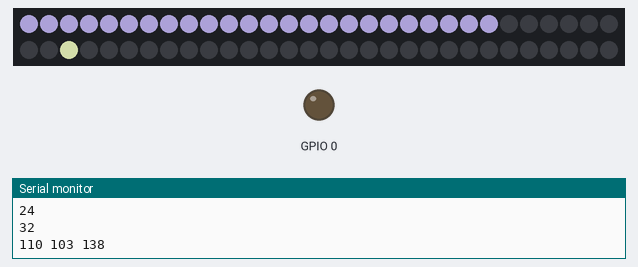
Bench run of a sketch on a simulated ESP8266 (NodeMCU). On the bench: 60 RGB LEDs in strip order, left to right, continuing on the next row, output pins drawn as LEDs (lit = HIGH), the last lines printed to the serial monitor. Dim RGB values are drawn brighter than linear; WiFi joins after 1.5 s; servers stay silent unless stated; network time is answered at once with the bench clock; the local clock reads 2024-03-15 10:24:30 at power-on unless the sketch sets it.

Above: at 1.7 s.
At 38.7 s:
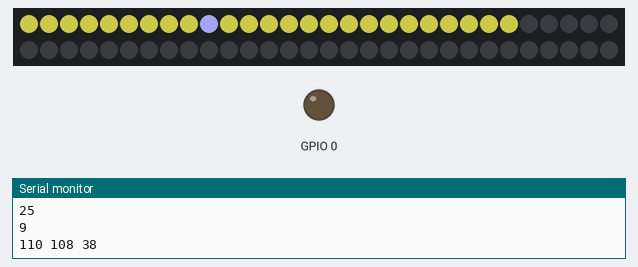

The sketch:

arduino-strand-clock.ino
```cpp
/*
 *  Simple HTTP get webclient test
 */
#include <Adafruit_NeoPixel.h>
#ifdef __AVR__
  #include <avr/power.h>
#endif

#include <ESP8266WiFi.h>
#include <WiFiUdp.h>
#include <NTPClient.h>

#define PIN 15


// Parameter 1 = number of pixels in strip
// Parameter 2 = Arduino pin number (most are valid)
// Parameter 3 = pixel type flags, add together as needed:
//   NEO_KHZ800  800 KHz bitstream (most NeoPixel products w/WS2812 LEDs)
//   NEO_KHZ400  400 KHz (classic 'v1' (not v2) FLORA pixels, WS2811 drivers)
//   NEO_GRB     Pixels are wired for GRB bitstream (most NeoPixel products)
//   NEO_RGB     Pixels are wired for RGB bitstream (v1 FLORA pixels, not v2)
//   NEO_RGBW    Pixels are wired for RGBW bitstream (NeoPixel RGBW products)
Adafruit_NeoPixel strip = Adafruit_NeoPixel(60, PIN, NEO_GRB + NEO_KHZ800);

const char* ssid     = "";
const char* password = "";

// NTP Configuration
const char*   ntpServer   = "time.nist.gov";
const int8_t  ntpOffset   = -5; // hours
const uint8_t ntpInterval = 5; // minutes

const float minuteMult = 4.32;
const float secondMult = 4.32;
const float hourMult = 11.08;

// ESP8266 microseconds of compensation per sleep-cycle minute
const uint16_t espOffset  = 2000000; // microseconds

// Struct to store ESP8266 rst_info
struct rst_info {
  uint32 reason;
  uint32 exccause;
  uint32 epc1;
  uint32 epc2;
  uint32 epc3;
  uint32 excvaddr;
  uint32 depc;
} *rsti;

struct {
  uint8_t hours;
  uint8_t minutes;
  uint8_t seconds;
  uint8_t nextNtp;
} timeStruct;

struct {
  uint8_t r;
  uint8_t g;
  uint8_t b;
} colorStruct;

long currentTime;
long lastTime;
long difference;
uint16_t elapsedSeconds;

void syncTime() {
  Serial.println("Syncing Time...");
  elapsedSeconds = 0;
  WiFiUDP udp;
  NTPClient timeClient(udp, ntpServer, ntpOffset * 3600);
  timeClient.begin();
  while (!timeClient.update()) yield();
    timeStruct.hours = timeClient.getHours();
    timeStruct.minutes = timeClient.getMinutes();
    timeStruct.seconds = timeClient.getSeconds();
  Serial.println(timeClient.getFormattedTime());
  timeStruct.nextNtp = ntpInterval;
  Serial.println("done");
  Serial.println();
}

void setup() {
  strip.begin();
  strip.show(); // Initialize all pixels to 'off'
  pinMode(0, OUTPUT);
  Serial.begin(115200);
  delay(100);

  // We start by connecting to a WiFi network

  Serial.println();
  Serial.println();
  Serial.print("Connecting to ");
  Serial.println(ssid);

  WiFi.begin(ssid, password);

  while (WiFi.status() != WL_CONNECTED) {
    delay(500);
    Serial.print(".");
  }

  Serial.println("");
  Serial.println("WiFi connected");
  Serial.println("IP address: ");
  Serial.println(WiFi.localIP());
  syncTime();
}

int value = 0;

void loop() {
  timeStruct.seconds++;
  if (timeStruct.seconds==60){
    timeStruct.seconds = 0;
    timeStruct.minutes++;
  }
  if (timeStruct.minutes==60){
    timeStruct.minutes = 0;
    timeStruct.hours++;
  }
  colorStruct.r = timeStruct.hours * hourMult;
  colorStruct.g = timeStruct.minutes * minuteMult;
  colorStruct.b = timeStruct.seconds * secondMult;


   for( int i = 0; i<60; i++){
        if (i < timeStruct.minutes) {
          strip.setPixelColor(i, colorStruct.r, colorStruct.g, colorStruct.b);
        } else {
          strip.setPixelColor(i, 0, 0, 0);
        }

    }
    strip.setPixelColor(timeStruct.seconds, (255 - colorStruct.r), (255 - colorStruct.g), (255 - colorStruct.b));
    strip.show();

  Serial.println(timeStruct.hours);
  Serial.println(timeStruct.minutes);
  Serial.println(timeStruct.seconds);
  Serial.printf("%d %d %d\n", colorStruct.r, colorStruct.g, colorStruct.b);
  Serial.println();


  lastTime=millis();
  delay(998);
  elapsedSeconds++;
  if (elapsedSeconds >= 86400) {
    syncTime();
  }


  }
```
